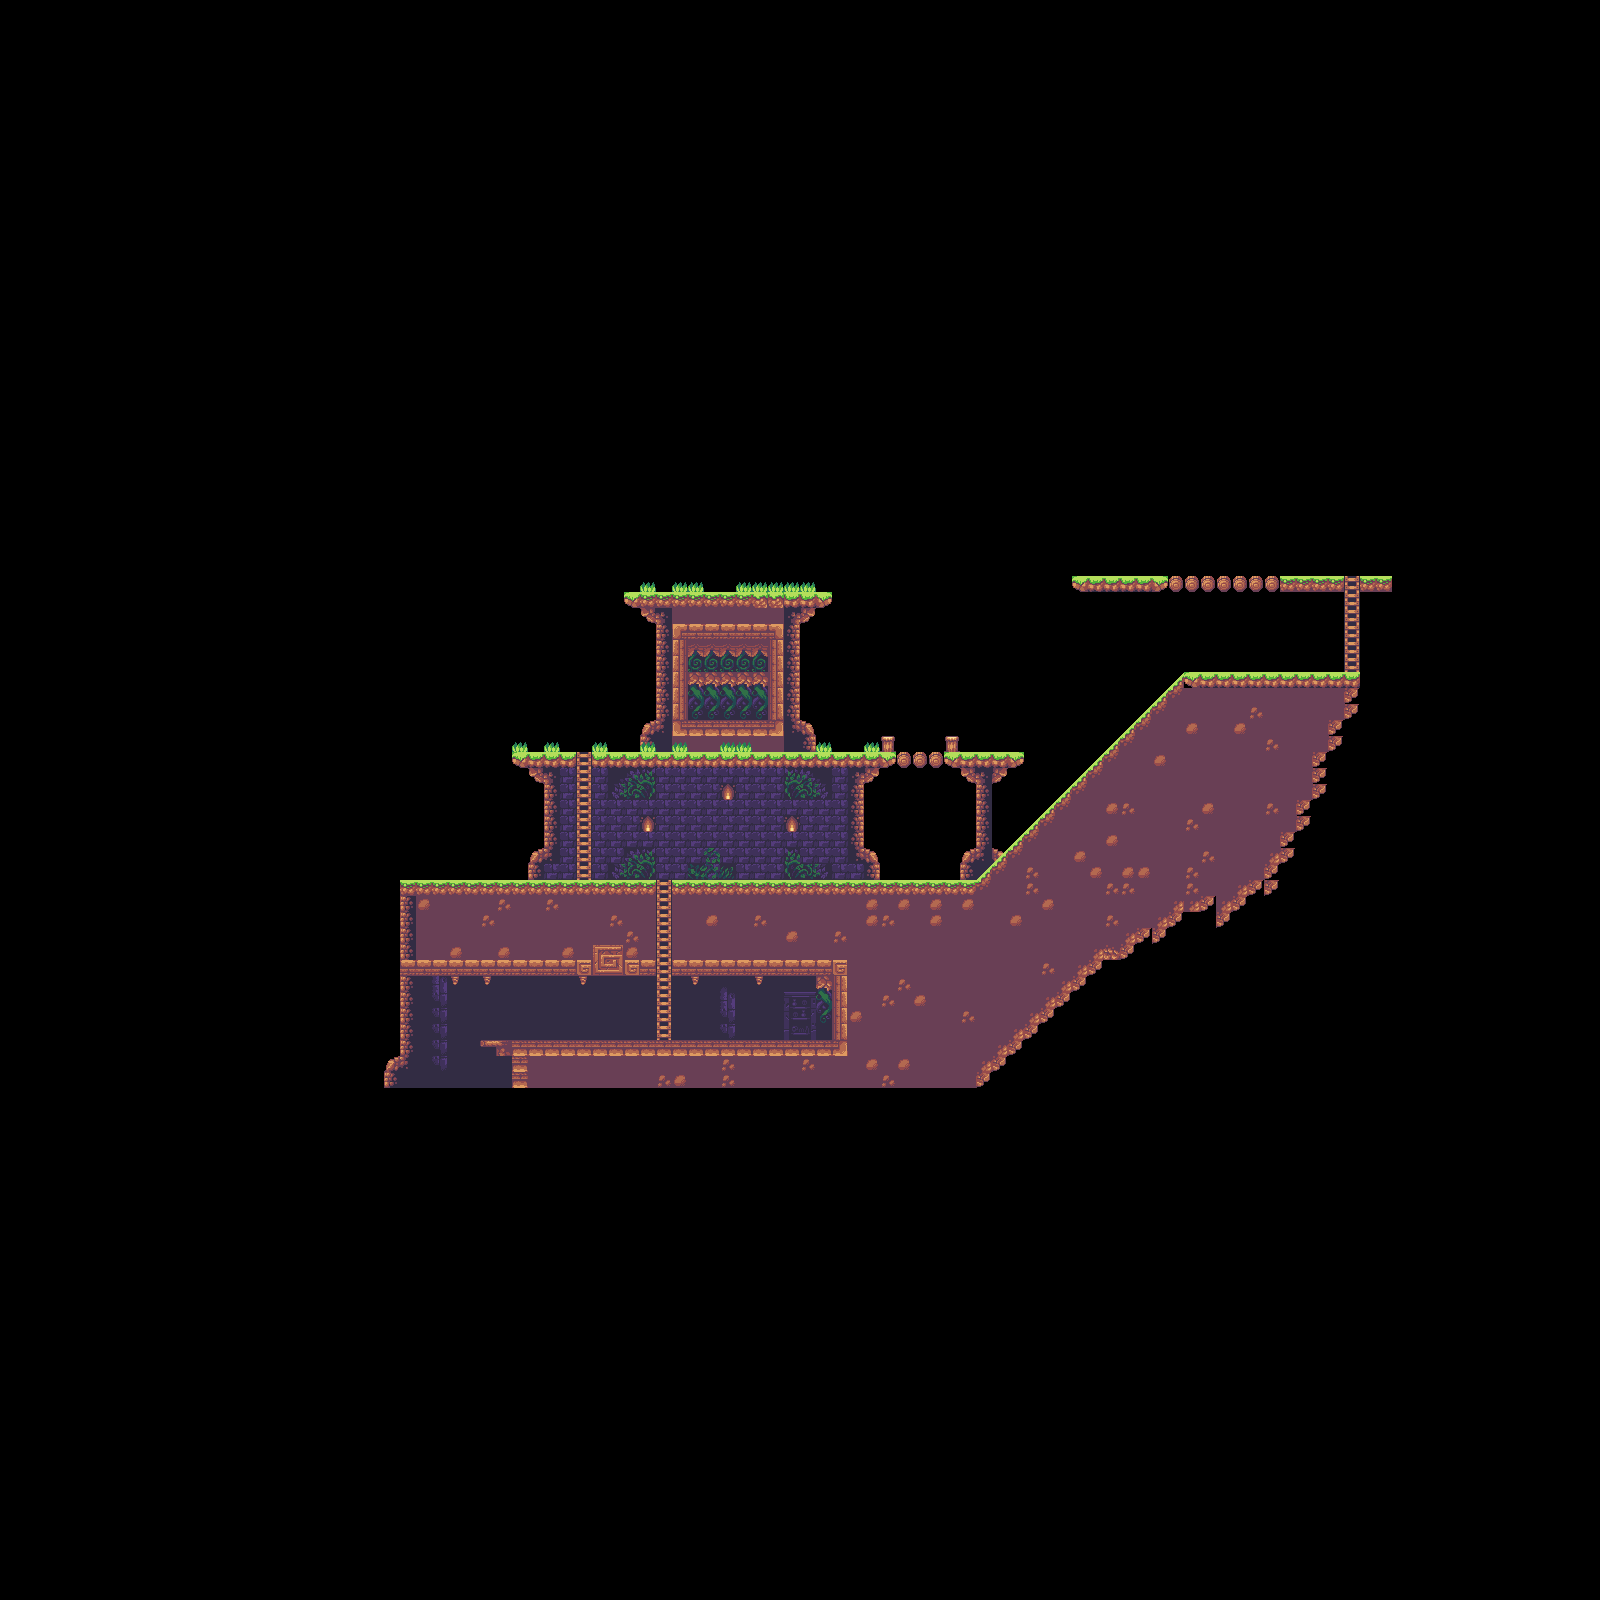

The image is a tile-based game level rendered from a .tmx file. Its description and source (layers, tilesets, objects; grid data summarised) follow:
An orthogonal 100x100 tile map with 16x16 px tiles, 3 tile layers (Background, Ground, Ladders) and 18 objects.

<map version="1.0" tiledversion="2018.02.14" orientation="orthogonal" renderorder="right-down" width="100" height="100" tilewidth="16" tileheight="16" infinite="0" nextobjectid="43">
 <tileset firstgid="1" source="SunnyLand.tsx" />
 <layer name="Background" width="100" height="100">
  <data>[10000 cells, 692 non-empty, 70 distinct tile ids]</data>
 </layer>
 <layer name="Ground" width="100" height="100">
  <data>[10000 cells, 9843 non-empty, 31 distinct tile ids]</data>
 </layer>
 <layer name="Ladders" width="100" height="100">
  <data>[10000 cells, 24 non-empty, 1 distinct tile ids]</data>
 </layer>
 <objectgroup name="GroundCollison">
  <object id="3" x="944" y="752">
   <polyline points="0,0 80,0" />
  </object>
  <object id="8" x="832" y="960" width="16" height="96" />
  <object id="9" x="480" y="1040" width="368" height="16" />
  <object id="10" x="1072" y="576">
   <polyline points="0,0 320,0" />
  </object>
  <object id="14" x="976" y="880">
   <polyline points="0,0 208,-208" />
  </object>
  <object id="15" x="624" y="592">
   <polyline points="0,0 208,0" />
  </object>
  <object id="29" x="400" y="880" width="256" height="16" />
  <object id="30" x="672" y="880" width="304" height="16" />
  <object id="32" x="400" y="960" width="256" height="16" />
  <object id="33" x="672" y="960" width="160" height="16" />
  <object id="34" x="1184" y="672" width="176" height="16" />
  <object id="36" x="512" y="752" width="64" height="16" />
  <object id="37" x="592" y="752" width="304" height="16" />
  <object id="38" x="944" y="752" width="80" height="16" />
  <object id="39" x="624" y="592" width="208" height="16" />
 </objectgroup>
 <objectgroup name="LadderCollison">
  <object id="40" x="576" y="736" width="16" height="128" />
  <object id="41" x="656" y="864" width="16" height="160" />
  <object id="42" x="1344" y="560" width="16" height="96" />
 </objectgroup>
</map>
